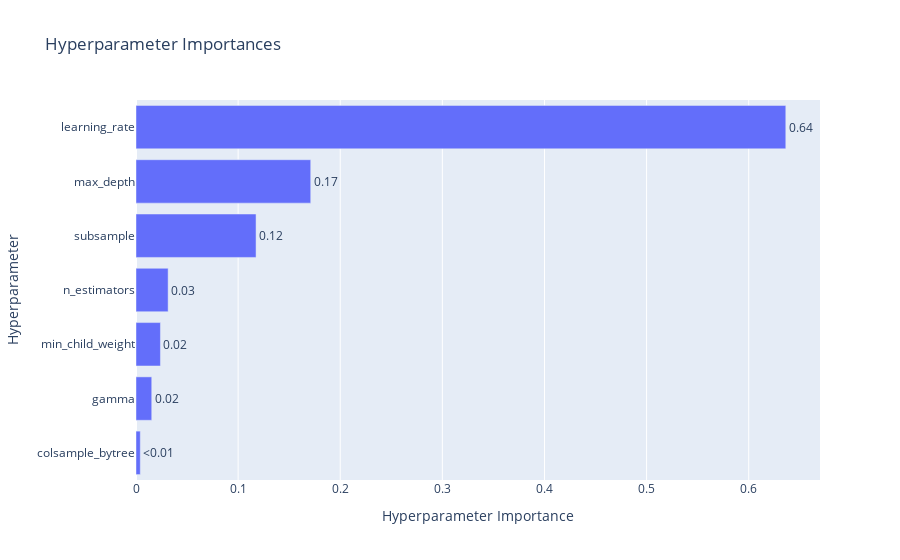

The notebook cell saved with this chart:
### Code cell
# optuna.visualization.plot_optimization_history(study)
# optuna.visualization.plot_parallel_coordinate(study)
# optuna.visualization.plot_slice(study)
optuna.visualization.plot_param_importances(study)

### Figure 1 — Plotly figure (JSON) as saved in the notebook; plotly's stock layout.template omitted (floating-point values rounded to 4 significant figures)
{"data": [{"cliponaxis": false, "hovertemplate": ["colsample_bytree (FloatDistribution): 0.004201901840099505<extra></extra>", "gamma (FloatDistribution): 0.015415004143478567<extra></extra>", "min_child_weight (IntDistribution): 0.02393021977944301<extra></extra>", "n_estimators (IntDistribution): 0.031462947215030256<extra></extra>", "subsample (FloatDistribution): 0.11756098409064139<extra></extra>", "max_depth (IntDistribution): 0.17110637706459628<extra></extra>", "learning_rate (FloatDistribution): 0.6363225658667109<extra></extra>"], "name": "Objective Value", "orientation": "h", "text": ["<0.01", "0.02", "0.02", "0.03", "0.12", "0.17", "0.64"], "textposition": "outside", "type": "bar", "x": [0.004202, 0.01542, 0.02393, 0.03146, 0.1176, 0.1711, 0.6363], "y": ["colsample_bytree", "gamma", "min_child_weight", "n_estimators", "subsample", "max_depth", "learning_rate"]}], "layout": {"title": {"text": "Hyperparameter Importances"}, "xaxis": {"title": {"text": "Hyperparameter Importance"}}, "yaxis": {"title": {"text": "Hyperparameter"}}}}
